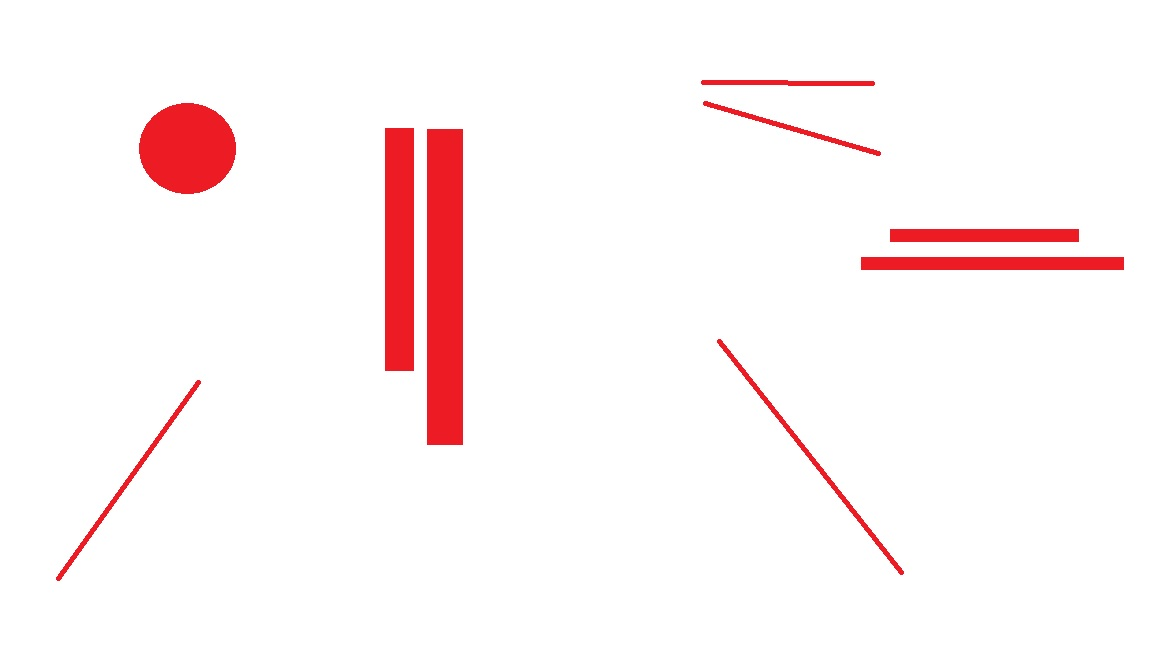
#> input picture Images/paint6.jpg, 1152 x 648 px
$ python maincopy2.py
#> lines starting #> are read from the running program, lines starting #| are printed output that depends on the picture; after the words box and inside, x2 and y2 are one past the last pixel; in counts of white or black regions, pixels touching at a corner belong together
import cv2
import numpy as np

# Image input
img = cv2.imread('Images/paint6.jpg')
#> img is the input picture: shape (648, 1152, 3); mean B, G, R 244.5, 244.1, 253.8
imgCopy = img.copy()
cv2.imshow('Original', img)

# Annotation size
anno_width = 30
anno_height = 20

# Image resizer
def rescaleFrame(frame, scale):
    width = int(frame.shape[1] * scale)
    height = int(frame.shape[0] * scale)
    dimensions = (width, height)
    return cv2.resize(frame, dimensions, interpolation=cv2.INTER_AREA)


imgHeight, imgWidth, _ = img.shape
#> imgHeight = 648; imgWidth = 1152
if (imgHeight > 3000 and imgWidth > 5000):
    imgCopy = rescaleFrame(imgCopy, 0.8)

# Red color findings
redhsv_image = cv2.cvtColor(imgCopy, cv2.COLOR_BGR2HSV)
#> redhsv_image: shape (648, 1152, 3); mean H, S, V 12.4, 10.8, 253.8
lower_red = np.array([155, 25, 0])
upper_red = np.array([179, 255, 255])
redmask = cv2.inRange(redhsv_image, lower_red, upper_red)
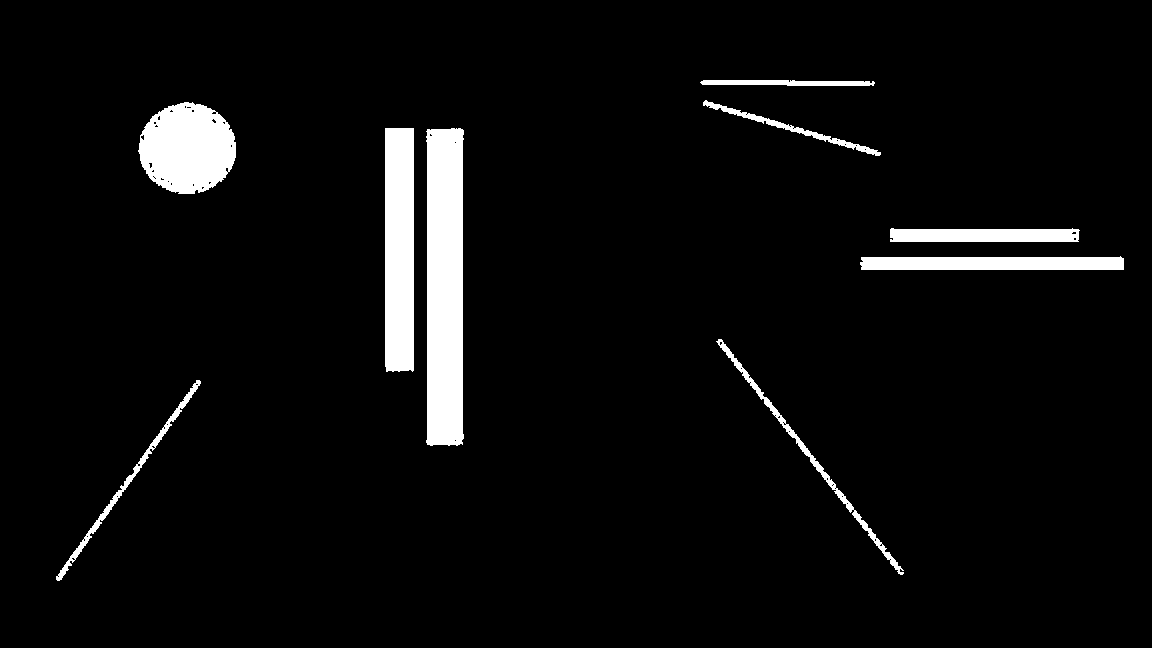
#> redmask: shape (648, 1152); 4.8% white; 9 white regions
cv2.imshow('Red Mask', redmask)

# Contour output
contours, heirarchy = cv2.findContours(
    redmask, cv2.RETR_EXTERNAL, cv2.CHAIN_APPROX_NONE)
#> contours = 9 contours; largest, box (x1, y1, x2, y2) and area: (426, 128, 464, 446) 11055, (138, 102, 236, 194) 6790, (385, 128, 414, 372) 6777, (860, 256, 1124, 270) 3142, (890, 228, 1080, 242) 2254

# White color findings
hsv_image = cv2.cvtColor(imgCopy, cv2.COLOR_BGR2HSV)
lower_white = np.array([0, 0, 231])  # 0,0,100
upper_white = np.array([180, 18, 255])  # 255,30,255
mask = cv2.inRange(hsv_image, lower_white, upper_white)
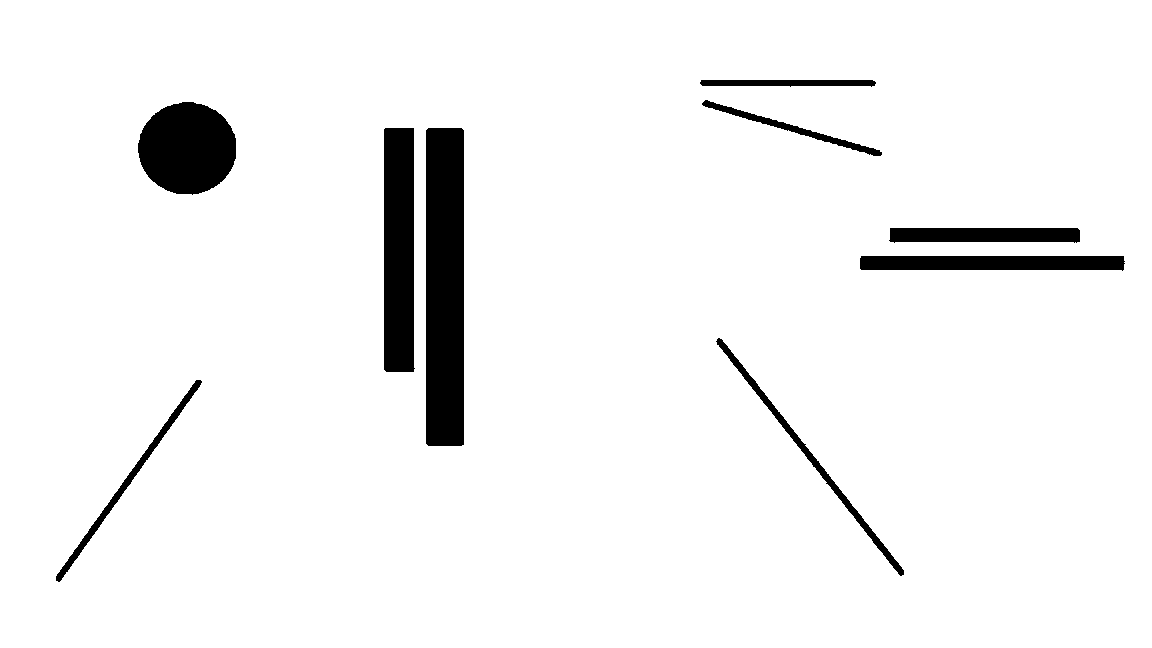
#> mask: shape (648, 1152); 94.8% white; 9 black regions, largest, box (x1, y1, x2, y2) and area: (426, 128, 464, 446) 12073, (384, 128, 415, 372) 7317, (138, 102, 236, 195) 7101
cv2.imshow('Mask', mask)

# for white space detection
def is_white_space(mask, x, y, width, height):
    for i in range(y, y + height):
        for j in range(x, x + width):
            if mask[i, j] != 255:
                return False
    return True


bounding_rects = []

# loop for contours
for cnt in contours:
    # compute rotated rectangle (minimum area)
    rect = cv2.minAreaRect(cnt)
    box = cv2.boxPoints(rect)
    box = np.int64(box)

    area = cv2.contourArea(cnt)
    if area > 10:
        x1, y1 = box[0]
        x2, y2 = box[1]
        x3, y3 = box[2]
        x4, y4 = box[3]
        x = x1
        y = y1
        w = int(rect[1][0])
        h = int(rect[1][1])
        rotation = rect[2]
        cv2.drawContours(imgCopy, [box], 0, (0, 255, 255), 2)
        bounding_rects.append((x, y, w, h))
        try:
            if x1 == x4 and y1 == y2 and x2 == x3 and y3 == y4:
                    if w > anno_width:
                        start_x = x1
                        end_x = x2 + anno_width
                        while start_x < end_x:
                            if is_white_space(mask, start_x-anno_width, y1-anno_height, anno_width, anno_height):
                                cv2.rectangle(imgCopy, (start_x-anno_width, y1-anno_height),
                                              (start_x, y1), (255, 0, 0), 2)
                                break
                            else:
                                if is_white_space(mask, start_x-anno_width, y1+h, anno_width, anno_height):
                                    cv2.rectangle(imgCopy, (start_x-anno_width, y1+h),
                                                  (start_x , y+h+anno_height), (255, 0, 0), 2)
                                    break
                                else:
                                    start_x = start_x + 1

                    elif h > anno_height:
                        start_y = y1
                        end_y = y4 + anno_height
                        while start_y < end_y:
                            if is_white_space(mask, x1-anno_width, start_y-anno_height, anno_width, anno_height):
                                cv2.rectangle(imgCopy, (x1-anno_width, start_y-anno_height),
                                              (x1, start_y), (255, 255, 0), 2)
                                break
                            else:
                                if is_white_space(mask, x1+w, start_y-anno_height, anno_width, anno_height):
                                    cv2.rectangle(imgCopy, (x1+w, start_y-anno_height),
                                                  (x1+w+anno_width, start_y), (255, 255, 0), 2)
                                    break
                                else:
                                    start_y = start_y + 1

                    else:
                        if is_white_space(mask, x1-anno_width, y1-anno_height, anno_width, anno_height):
                            cv2.rectangle(imgCopy, (x1, y1), (x1 - anno_width, y1 - anno_height),
                                          (255, 0, 255), 2)
                            break
                        else:
                            if is_white_space(mask, x1+w, y1+h, anno_width, anno_height):
                                cv2.rectangle(
                                    imgCopy, (x1+w, y1+h), (x1+w+anno_width, y1 + h +anno_height), (255, 0, 255), 2)
                                break
                            else:
                                print("Not enough space")
            else:
                print("Not a rectangle")

        except IndexError:
            print("Error")
            pass
#> this loop made 9 passes
#> (rect, area, x1, y1, x2, y2, x3, y3) on passes 3, 4, 9: (((991.5, 262.5), (13, 263), -90), 3141.5, 1123, 269, 860, 269, 860, 256), (((984.5, 234.5), (13, 189), -90), 2253.5, 1078, 241, 889, 241, 889, 228), (((787, 82.5), (5, 174), -90), 685, 874, 85, 700, 85, 700, 80)
#> (rect, area, x1, y1, x2, y2, x3, y3) on passes 5 to 6: (((444.5, 286.5), (317, 37), -90), 11055, 463, 445, 426, 445, 426, 128), (((399, 249.5), (243, 28), -90), 6777, 413, 370, 385, 370, 385, 128)
#| Not a rectangle
#| Not a rectangle
#| Error
#| Not a rectangle
#| Not a rectangle
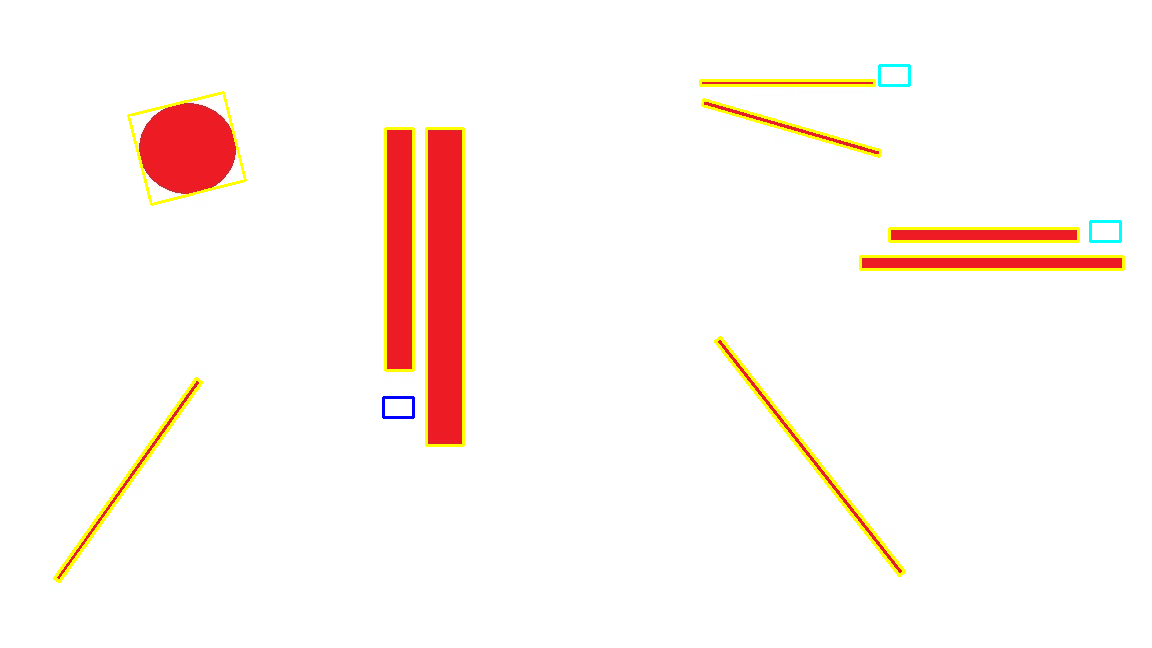
#> imgCopy: shape (648, 1152, 3); 1.92% of pixels changed, all inside (x1, y1, x2, y2) = (53, 64, 1125, 583)
#> after the loop, bounding_rects = [(59, 581, 245, 6), (899, 575, 6, 298), (1123, 269, 13, 263), (1078, 241, 12, 188), (463, 445, 317, 37), (413, 370, 242, 27), (151, 204, 97, 90), (879, 156, 6, 184), (874, 85, 5, 174)]

# Output image
cv2.imshow('Output', imgCopy)
cv2.waitKey(0)
